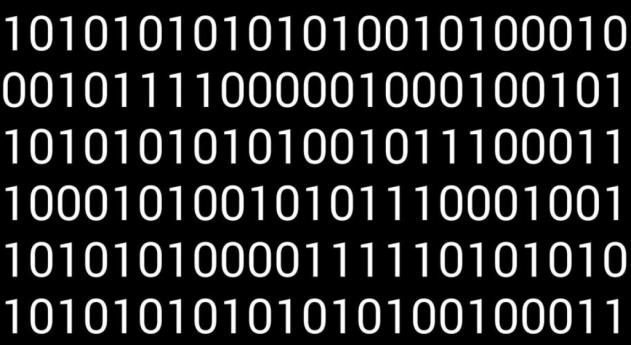
#> input picture 08-binary-digit-reader/binary_image.png, 631 x 345 px
$ jupyter execute extract_binary.ipynb
#> lines starting #> are read from the running program, lines starting #| are printed output that depends on the picture; after the words box and inside, x2 and y2 are one past the last pixel; in counts of white or black regions, pixels touching at a corner belong together
# Extracting the binary number from an image
Projection profiles + character-width rule. Uses `binary_image.png` in this folder.

[cell 1]
import sys

import numpy as np
from PIL import Image


def segment_runs(mask):
    """Return (start, end) index pairs of consecutive True runs in a 1-D boolean array."""
    runs, start = [], None
    for i, active in enumerate(mask):
        if active and start is None:
            start = i
        elif not active and start is not None:
            runs.append((start, i))
            start = None
    if start is not None:
        runs.append((start, len(mask)))
    return runs


def extract_binary_from_image(image_path, verbose=True):
#> called with image_path = 'binary_image.png', verbose = True
    img = np.array(Image.open(image_path).convert("L"))

    # 1) Binarise: dark background, light text
    binary = img > 128
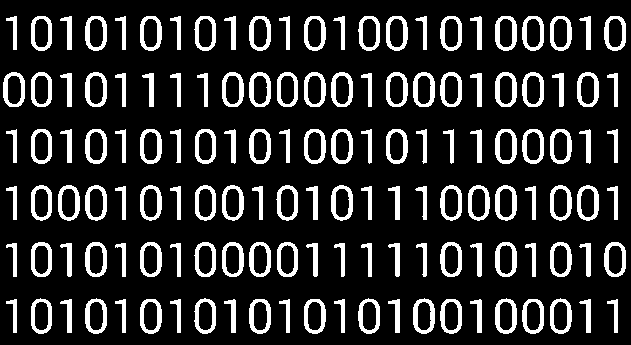
#> binary: shape (345, 631) bool; 16.6% white; 138 white regions, largest, box (x1, y1, x2, y2) and area: (495, 298, 517, 334) 364, (495, 72, 517, 107) 361, (495, 185, 517, 221) 361

    # 2) Crop to the bounding box of all text pixels
    rows = np.where(np.any(binary, axis=1))[0]
#> rows = 212 values from 16 to 333
    cols = np.where(np.any(binary, axis=0))[0]
#> cols = 483 values from 3 to 625
    cropped = binary[rows[0]:rows[-1] + 1, cols[0]:cols[-1] + 1]
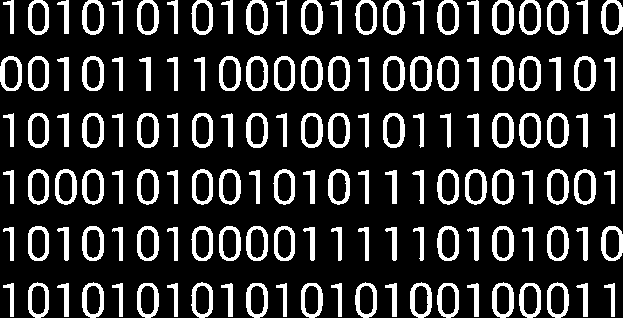
#> cropped: shape (318, 623) bool; 18.3% white; 138 white regions, largest, box (x1, y1, x2, y2) and area: (492, 282, 514, 318) 364, (492, 56, 514, 91) 361, (492, 169, 514, 205) 361

    # 3) Text lines from the horizontal projection (row sums)
    row_sums = cropped.sum(axis=1)
#> row_sums = 318 values, max 325 at index 59, min 0 at index 35, mean 113.9
    line_segments = segment_runs(row_sums > cropped.shape[1] * 0.03)
#> the loop in segment_runs, `for i, active in enumerate(mask):` made 318 passes
#> active on passes 1 to 12: True, True, True, True, True, True, True, True, True, True, True, True
#> after the loop in segment_runs, `for i, active in enumerate(mask):`: runs = [(0, 35), (56, 91), (113, 148), (169, 205), (226, 261)]; start = 283
#> line_segments = [(0, 35), (56, 91), (113, 148), (169, 205), (226, 261), (283, 318)]
    if verbose:
        print(f"Detected {len(line_segments)} text lines")
#| Detected 6 text lines

    # 4) Characters per line from the vertical projection (column sums)
    all_widths, per_line = [], []
    for s, e in line_segments:
        band = cropped[s:e, :]
        col_sums = band.sum(axis=0)
        chars = segment_runs(col_sums > band.shape[0] * 0.08)
        per_line.append(chars)
        all_widths += [c1 - c0 for c0, c1 in chars]
#> this loop made 6 passes
#> pass 1, in extract_binary_from_image, `band = cropped[s:e, :]`:
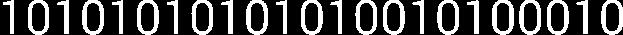
#> band: shape (35, 623) bool; 28.1% white; 23 white regions, largest, box (x1, y1, x2, y2) and area: (492, 0, 514, 35) 360, (246, 0, 268, 35) 349, (82, 0, 104, 35) 344
#> pass 2, in extract_binary_from_image, `band = cropped[s:e, :]`:
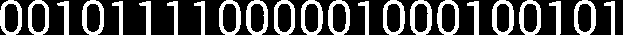
#> band: shape (35, 623) bool; 29.3% white; 23 white regions, largest, box (x1, y1, x2, y2) and area: (492, 0, 514, 35) 361, (410, 0, 432, 35) 360, (246, 0, 268, 35) 348
#> pass 3, in extract_binary_from_image, `band = cropped[s:e, :]`:
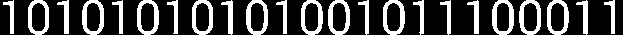
#> band: shape (35, 623) bool; 26.5% white; 23 white regions, largest, box (x1, y1, x2, y2) and area: (492, 0, 514, 35) 357, (328, 0, 350, 35) 347, (137, 0, 159, 35) 345
#> after the loop, all_widths = 138 values, max 22 at index 3, min 10 at index 56, mean 16.86; per_line = 6 items

    # 5) Auto width threshold = midpoint of the largest gap between distinct widths
    widths = sorted(set(all_widths))
#> widths = [10, 11, 12, 21, 22]
    gaps = [(widths[i + 1] - widths[i], i) for i in range(len(widths) - 1)]
#> gaps = [(1, 0), (1, 1), (9, 2), (1, 3)]
    k = max(gaps)[1]
#> k = 2
    width_threshold = (widths[k] + widths[k + 1]) / 2
#> width_threshold = 16.5
    if verbose:
        print(f"Unique character widths: {widths}")
#| Unique character widths: [10, 11, 12, 21, 22]
        print(f"Auto width threshold: {width_threshold:.1f}px  (narrower = '1', wider = '0')\n")
#| Auto width threshold: 16.5px  (narrower = '1', wider = '0')

    # 6) Classify each character by width
    lines = ["".join("1" if (c1 - c0) < width_threshold else "0" for c0, c1 in chars)
             for chars in per_line]
    return lines, widths, width_threshold

[cell 2]
if __name__ == "__main__":
    path = sys.argv[1] if len(sys.argv) > 1 and not sys.argv[1].startswith("-") else "binary_image.png"
    lines, _, _ = extract_binary_from_image(path)
#> lines = ['10101010101010010100010', '00101111000001000100101', '10101010101001011100011', '10001010010101110001001', '10101010000111110101010', '10101010101010100100011']
    print("=== RESULT ===")
    for i, line in enumerate(lines, 1):
        print(f"Line {i}: {line}")
#> this loop made 6 passes
#> line on passes 1 to 6: '10101010101010010100010', '00101111000001000100101', '10101010101001011100011', '10001010010101110001001', '10101010000111110101010', '10101010101010100100011'
#| Line 1: 10101010101010010100010
#| Line 2: 00101111000001000100101
#| Line 3: 10101010101001011100011
#| Line 4: 10001010010101110001001
#| Line 5: 10101010000111110101010
#| Line 6: 10101010101010100100011
    full = "".join(lines)
    print(f"\nFull binary string ({len(full)} bits):\n{full}")
#| Full binary string (138 bits):
#| 101010101010100101000100010111100000100010010110101010101001011100011100010100101011100010011010101000011111010101010101010101010100100011
    print(f"\nDecimal value: {int(full, 2)}")
#| Decimal value: 232291987565042107861626583843617067324707
